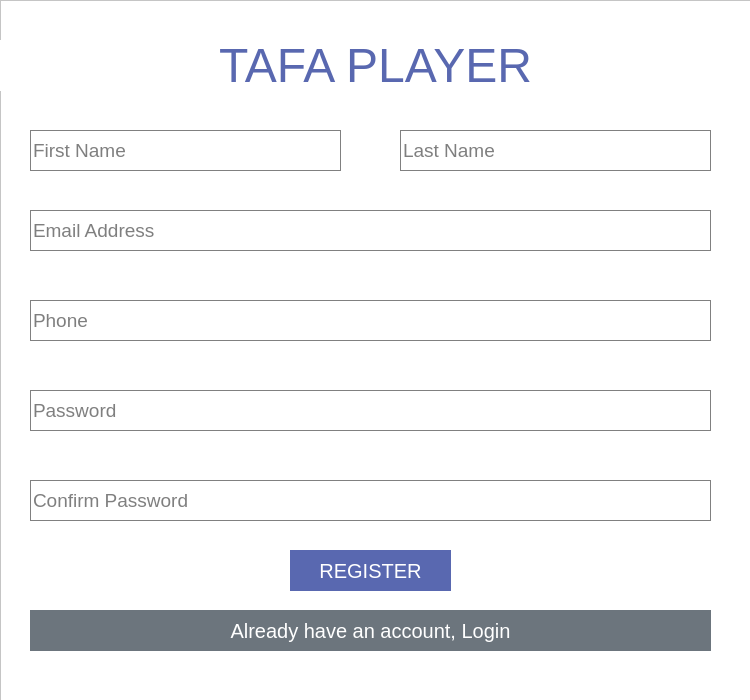
<?xml version="1.0" encoding="UTF-8"?>
<ui version="4.0">
 <class>registrationForm</class>
 <widget class="QWidget" name="registrationForm">
  <property name="windowModality">
   <enum>Qt::WindowModal</enum>
  </property>
  <property name="geometry">
   <rect>
    <x>0</x>
    <y>0</y>
    <width>750</width>
    <height>700</height>
   </rect>
  </property>
  <property name="maximumSize">
   <size>
    <width>750</width>
    <height>700</height>
   </size>
  </property>
  <property name="windowTitle">
   <string>Tafa Player Registration</string>
  </property>
  <widget class="QWidget" name="verticalLayoutWidget">
   <property name="geometry">
    <rect>
     <x>0</x>
     <y>0</y>
     <width>751</width>
     <height>721</height>
    </rect>
   </property>
   <layout class="QVBoxLayout" name="verticalLayout">
    <item>
     <widget class="QFrame" name="frame">
      <property name="styleSheet">
       <string notr="true">background: white;</string>
      </property>
      <property name="frameShape">
       <enum>QFrame::StyledPanel</enum>
      </property>
      <property name="frameShadow">
       <enum>QFrame::Raised</enum>
      </property>
      <widget class="QLineEdit" name="emailAddressInput">
       <property name="geometry">
        <rect>
         <x>30</x>
         <y>210</y>
         <width>681</width>
         <height>41</height>
        </rect>
       </property>
       <property name="font">
        <font>
         <family>Microsoft Sans Serif</family>
         <pointsize>14</pointsize>
        </font>
       </property>
       <property name="styleSheet">
        <string notr="true">color: black;
border: 1px solid gray;</string>
       </property>
       <property name="text">
        <string/>
       </property>
       <property name="placeholderText">
        <string>Email Address</string>
       </property>
      </widget>
      <widget class="QLineEdit" name="firstNameInput">
       <property name="geometry">
        <rect>
         <x>30</x>
         <y>130</y>
         <width>311</width>
         <height>41</height>
        </rect>
       </property>
       <property name="font">
        <font>
         <family>Microsoft Sans Serif</family>
         <pointsize>14</pointsize>
        </font>
       </property>
       <property name="styleSheet">
        <string notr="true">color: black;
border: 1px solid gray;</string>
       </property>
       <property name="text">
        <string/>
       </property>
       <property name="placeholderText">
        <string>First Name</string>
       </property>
      </widget>
      <widget class="QLineEdit" name="lastNameInput">
       <property name="geometry">
        <rect>
         <x>400</x>
         <y>130</y>
         <width>311</width>
         <height>41</height>
        </rect>
       </property>
       <property name="font">
        <font>
         <family>Microsoft Sans Serif</family>
         <pointsize>14</pointsize>
        </font>
       </property>
       <property name="styleSheet">
        <string notr="true">color: black;
border: 1px solid gray;</string>
       </property>
       <property name="text">
        <string/>
       </property>
       <property name="placeholderText">
        <string>Last Name</string>
       </property>
      </widget>
      <widget class="QLineEdit" name="phoneInput">
       <property name="geometry">
        <rect>
         <x>30</x>
         <y>300</y>
         <width>681</width>
         <height>41</height>
        </rect>
       </property>
       <property name="font">
        <font>
         <family>Microsoft Sans Serif</family>
         <pointsize>14</pointsize>
        </font>
       </property>
       <property name="styleSheet">
        <string notr="true">color: black;
border: 1px solid gray;</string>
       </property>
       <property name="text">
        <string/>
       </property>
       <property name="placeholderText">
        <string>Phone</string>
       </property>
      </widget>
      <widget class="QLineEdit" name="passwordInput">
       <property name="geometry">
        <rect>
         <x>30</x>
         <y>390</y>
         <width>681</width>
         <height>41</height>
        </rect>
       </property>
       <property name="font">
        <font>
         <family>Microsoft Sans Serif</family>
         <pointsize>14</pointsize>
        </font>
       </property>
       <property name="styleSheet">
        <string notr="true">color: black;
border: 1px solid gray;</string>
       </property>
       <property name="text">
        <string/>
       </property>
       <property name="echoMode">
        <enum>QLineEdit::Password</enum>
       </property>
       <property name="placeholderText">
        <string>Password</string>
       </property>
      </widget>
      <widget class="QLineEdit" name="confirmPasswordInput">
       <property name="geometry">
        <rect>
         <x>30</x>
         <y>480</y>
         <width>681</width>
         <height>41</height>
        </rect>
       </property>
       <property name="font">
        <font>
         <family>Microsoft Sans Serif</family>
         <pointsize>14</pointsize>
        </font>
       </property>
       <property name="styleSheet">
        <string notr="true">color: black;
border: 1px solid gray;</string>
       </property>
       <property name="text">
        <string/>
       </property>
       <property name="echoMode">
        <enum>QLineEdit::Password</enum>
       </property>
       <property name="placeholderText">
        <string>Confirm Password</string>
       </property>
      </widget>
      <widget class="QLabel" name="label">
       <property name="geometry">
        <rect>
         <x>0</x>
         <y>40</y>
         <width>751</width>
         <height>51</height>
        </rect>
       </property>
       <property name="font">
        <font>
         <family>Microsoft Sans Serif</family>
         <pointsize>36</pointsize>
         <weight>50</weight>
         <italic>false</italic>
         <bold>false</bold>
        </font>
       </property>
       <property name="styleSheet">
        <string notr="true">color: #5968B0;</string>
       </property>
       <property name="text">
        <string>TAFA PLAYER</string>
       </property>
       <property name="alignment">
        <set>Qt::AlignCenter</set>
       </property>
      </widget>
      <widget class="QPushButton" name="registerUserButton">
       <property name="geometry">
        <rect>
         <x>290</x>
         <y>550</y>
         <width>161</width>
         <height>41</height>
        </rect>
       </property>
       <property name="font">
        <font>
         <family>Microsoft Sans Serif</family>
         <pointsize>15</pointsize>
        </font>
       </property>
       <property name="cursor">
        <cursorShape>PointingHandCursor</cursorShape>
       </property>
       <property name="styleSheet">
        <string notr="true">background: #5968B0;
color:white;
border: 0px;</string>
       </property>
       <property name="text">
        <string>REGISTER</string>
       </property>
      </widget>
      <widget class="QPushButton" name="redirectToLoginButton">
       <property name="geometry">
        <rect>
         <x>30</x>
         <y>610</y>
         <width>681</width>
         <height>41</height>
        </rect>
       </property>
       <property name="font">
        <font>
         <family>Microsoft Sans Serif</family>
         <pointsize>15</pointsize>
        </font>
       </property>
       <property name="cursor">
        <cursorShape>PointingHandCursor</cursorShape>
       </property>
       <property name="styleSheet">
        <string notr="true">background: #6c757d;
color: white;
border: 0px;</string>
       </property>
       <property name="text">
        <string>Already have an account, Login</string>
       </property>
      </widget>
     </widget>
    </item>
   </layout>
  </widget>
 </widget>
 <resources/>
 <connections/>
</ui>
